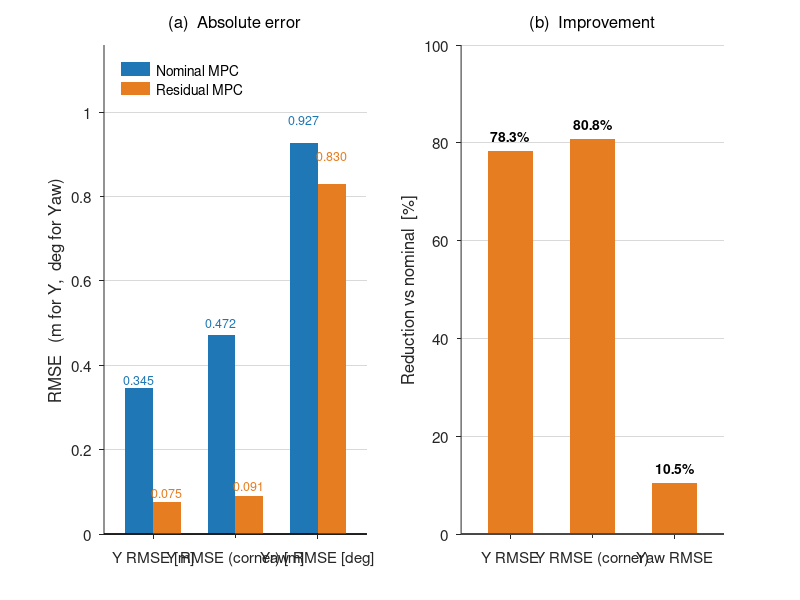

The MATLAB script that drew this image:
% Highway L1, v=12 — Y / Yaw 오차 지표 (막대 + 표)
%
%   Y   = 횡편차 n 의 RMSE [m]        목표 n = 0 (경로 위)
%   Yaw = 헤딩오차 alpha 의 RMSE [deg] 목표 alpha = 0 (경로와 나란함)
%
% 왼쪽 칸은 절대값, 오른쪽 칸은 nominal 대비 감소율이다. 평가 구간은 s >= 30 m
% (출발 오프셋 제외). 급코너는 곡률 상위 20% 구간이다.
%
% 두 주행 모두 10 Hz 다 — 솔버 수정(SQP_ITER=10) 이후라 제어율이 맞는 비교다.
% 기존 Highway 주행은 잔차가 6.9 Hz 였다.
%
% 데이터: fig_highway_L1.mat  (results/highway_L1.py 가 생성)
% 요구:   base MATLAB 만. R2013a 이상.

clear; close all
load('fig_highway_L1.mat')

NOM  = [0.12 0.47 0.71];
RES  = [0.90 0.49 0.13];
GREY = [0.55 0.55 0.55];

sel  = [1 6 4];                       % Y RMSE, corner Y RMSE, Yaw RMSE
lab  = {'Y RMSE', 'Y RMSE (corner)', 'Yaw RMSE'};
unit = {'[m]', '[m]', '[deg]'};

fprintf('\n=== Highway L1, v=12 : tracking error (s >= %.0f m) ===\n', s_min);
fprintf('%14s', ''); fprintf('%18s', metric{:}); fprintf('\n');
for i = 1:numel(variant)
    fprintf('%14s', variant{i}); fprintf('%18.3f', met(i,:)); fprintf('\n');
end
fprintf('%14s', 'improvement');
for j = 1:size(met,2)
    if j >= 7, fprintf('%17s ', '-');
    else       fprintf('%17.1f%%', 100*(met(1,j)-met(2,j))/met(1,j)); end
end
fprintf('\n\nBoth runs at 10 Hz. Corner = top 20%% curvature (R <= %.0f m).\n\n', 1/kappa_thr);

figure('Color','w','Position',[80 80 940 400])

%% (a) 절대값 - Y 와 Yaw 는 단위가 달라 각각 정규화 없이 두 축으로 나눈다
subplot(1,2,1); hold on; box off
set(gca,'FontSize',11,'TickDir','out','YGrid','on', ...
        'GridColor',[.85 .85 .85],'GridAlpha',1,'Layer','bottom')
x = (1:3)'; w = 0.34;
b1 = bar(x-w/2, met(1,sel)', w, 'FaceColor', NOM, 'EdgeColor','none');
b2 = bar(x+w/2, met(2,sel)', w, 'FaceColor', RES, 'EdgeColor','none');
for k = 1:3
    text(x(k)-w/2, met(1,sel(k))*1.06, sprintf('%.3f', met(1,sel(k))), ...
         'HorizontalAlignment','center','FontSize',9,'Color',NOM);
    text(x(k)+w/2, met(2,sel(k))*1.06 + max(met(1,sel))*0.02, ...
         sprintf('%.3f', met(2,sel(k))), ...
         'HorizontalAlignment','center','FontSize',9,'Color',RES);
end
legend([b1 b2], variant, 'Location','northwest','Box','off','FontSize',10);
xt = cell(1,3);
for k = 1:3
    xt{k} = sprintf('%s %s', lab{k}, unit{k});
end
set(gca,'XTick',1:3,'XTickLabel', xt)
xlim([0.4 3.6]); ylim([0 max(met(1,sel))*1.25])
ylabel('RMSE   (m for Y,  deg for Yaw)')
title('(a)  Absolute error','FontSize',12,'FontWeight','normal')

%% (b) 감소율
subplot(1,2,2); hold on; box off
set(gca,'FontSize',11,'TickDir','out','YGrid','on', ...
        'GridColor',[.85 .85 .85],'GridAlpha',1,'Layer','bottom')
red = 100*(met(1,sel)-met(2,sel))./met(1,sel);
bar(x, red(:), 0.55, 'FaceColor', RES, 'EdgeColor','none');
plot([0.4 3.6],[0 0],'-','Color',[0.3 0.3 0.3],'LineWidth',0.9);
for k = 1:3
    text(x(k), red(k)+3, sprintf('%.1f%%', red(k)), ...
         'HorizontalAlignment','center','FontSize',10,'FontWeight','bold');
end
set(gca,'XTick',1:3,'XTickLabel', lab)
xlim([0.4 3.6]); ylim([0 100])
ylabel('Reduction vs nominal  [%]')
title('(b)  Improvement','FontSize',12,'FontWeight','normal')
